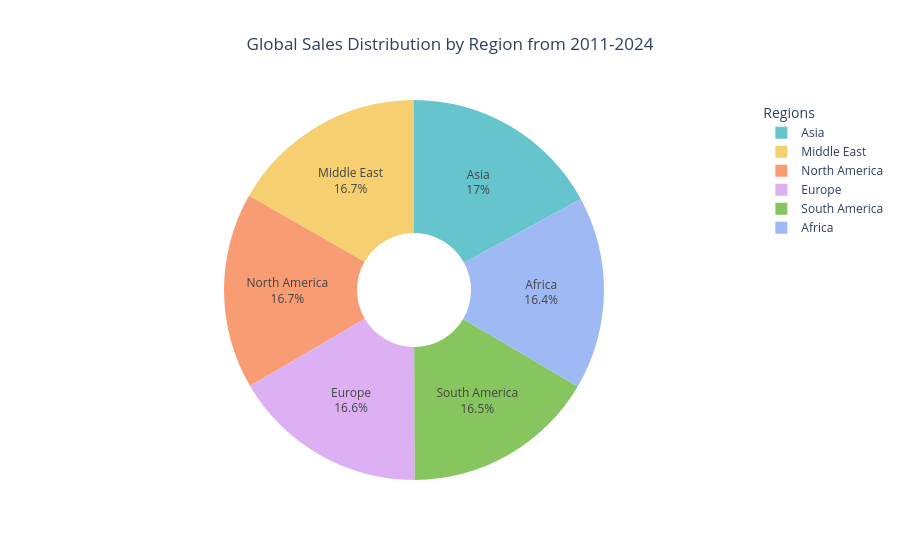

Source (notebook cell):
### Code cell
#Global Sales Donut Chart 
fig = px.pie(
    global_sales_region,
    values="Total_Sales_USD",
    names="Region",
    hole=0.3,
    title="Global Sales Distribution by Region from 2011-2024",
    color_discrete_sequence=px.colors.qualitative.Pastel
)
fig.update_traces(
    textposition="inside",
    textinfo="percent+label"
)
fig.update_layout(
    title_x=0.5,
    legend_title_text="Regions",
    showlegend=True,
)

fig.show()

### Figure 1 — Plotly figure (JSON) as saved in the notebook; plotly's stock layout.template omitted (floating-point values rounded to 4 significant figures)
{"data": [{"domain": {"x": [0, 1], "y": [0, 1]}, "hole": 0.3, "hovertemplate": "Region=%{label}<br>Total_Sales_USD=%{value}<extra></extra>", "labels": ["Asia", "Middle East", "North America", "Europe", "South America", "Africa"], "legendgroup": "", "name": "", "showlegend": true, "textinfo": "percent+label", "textposition": "inside", "type": "pie", "values": [596950787, 586226162, 584427884, 582386933, 576763605, 574984195]}], "layout": {"legend": {"title": {"text": "Regions"}, "tracegroupgap": 0}, "piecolorway": ["rgb(102, 197, 204)", "rgb(246, 207, 113)", "rgb(248, 156, 116)", "rgb(220, 176, 242)", "rgb(135, 197, 95)", "rgb(158, 185, 243)", "rgb(254, 136, 177)", "rgb(201, 219, 116)", "rgb(139, 224, 164)", "rgb(180, 151, 231)", "rgb(179, 179, 179)"], "showlegend": true, "title": {"text": "Global Sales Distribution by Region from 2011-2024", "x": 0.5}}}
